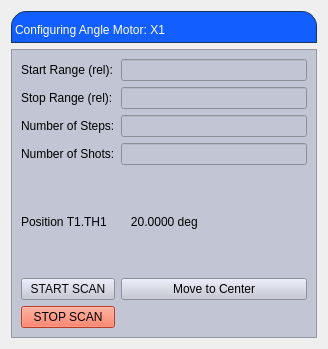
<?xml version="1.0" encoding="UTF-8"?>
<ui version="4.0">
 <class>Form</class>
 <widget class="QWidget" name="Form">
  <property name="geometry">
   <rect>
    <x>0</x>
    <y>0</y>
    <width>328</width>
    <height>349</height>
   </rect>
  </property>
  <property name="windowTitle">
   <string>Form</string>
  </property>
  <layout class="QVBoxLayout" name="verticalLayout_2">
   <item>
    <layout class="QVBoxLayout" name="verticalLayout">
     <item>
      <widget class="QLabel" name="label">
       <property name="styleSheet">
        <string notr="true">
background-color: rgb(19, 94, 255);
qproperty-alignment: AlignCenter;
border: 1px solid #FF17365D;
border-top-left-radius: 15px;
border-top-right-radius: 15px;
padding: 5 px 0 px;
color: rgb(255,255,255);
max-height: 25 px;
font-size: 14 px;
</string>
       </property>
       <property name="text">
        <string>Configuring Angle Motor: X1</string>
       </property>
      </widget>
     </item>
     <item>
      <widget class="QFrame" name="frame">
       <property name="styleSheet">
        <string notr="true">background-color: rgb(194, 197, 211);</string>
       </property>
       <property name="frameShape">
        <enum>QFrame::StyledPanel</enum>
       </property>
       <property name="frameShadow">
        <enum>QFrame::Raised</enum>
       </property>
       <layout class="QGridLayout" name="gridLayout">
        <item row="0" column="0">
         <widget class="QLabel" name="StartRange">
          <property name="text">
           <string>Start Range (rel):</string>
          </property>
         </widget>
        </item>
        <item row="0" column="1" colspan="2">
         <widget class="PyDMLineEdit" name="startLineEdit">
          <property name="toolTip">
           <string/>
          </property>
          <property name="precision" stdset="0">
           <number>0</number>
          </property>
          <property name="showUnits" stdset="0">
           <bool>false</bool>
          </property>
          <property name="precisionFromPV" stdset="0">
           <bool>true</bool>
          </property>
          <property name="alarmSensitiveContent" stdset="0">
           <bool>false</bool>
          </property>
          <property name="alarmSensitiveBorder" stdset="0">
           <bool>true</bool>
          </property>
          <property name="PyDMToolTip" stdset="0">
           <string/>
          </property>
          <property name="monitorDisp" stdset="0">
           <bool>false</bool>
          </property>
          <property name="channel" stdset="0">
           <string/>
          </property>
         </widget>
        </item>
        <item row="1" column="0">
         <widget class="QLabel" name="StopRange">
          <property name="text">
           <string>Stop Range (rel):</string>
          </property>
         </widget>
        </item>
        <item row="1" column="1" colspan="2">
         <widget class="PyDMLineEdit" name="stopLineEdit">
          <property name="toolTip">
           <string/>
          </property>
          <property name="styleSheet">
           <string notr="true">color: rgb(36, 36, 36);</string>
          </property>
          <property name="precision" stdset="0">
           <number>0</number>
          </property>
          <property name="showUnits" stdset="0">
           <bool>false</bool>
          </property>
          <property name="precisionFromPV" stdset="0">
           <bool>true</bool>
          </property>
          <property name="alarmSensitiveContent" stdset="0">
           <bool>false</bool>
          </property>
          <property name="alarmSensitiveBorder" stdset="0">
           <bool>true</bool>
          </property>
          <property name="PyDMToolTip" stdset="0">
           <string/>
          </property>
          <property name="monitorDisp" stdset="0">
           <bool>false</bool>
          </property>
          <property name="channel" stdset="0">
           <string/>
          </property>
         </widget>
        </item>
        <item row="2" column="0">
         <widget class="QLabel" name="nSteps">
          <property name="text">
           <string>Number of Steps:</string>
          </property>
         </widget>
        </item>
        <item row="2" column="1" colspan="2">
         <widget class="PyDMLineEdit" name="stepLineEdit">
          <property name="toolTip">
           <string/>
          </property>
          <property name="styleSheet">
           <string notr="true">color: rgb(15, 15, 15);</string>
          </property>
          <property name="precision" stdset="0">
           <number>0</number>
          </property>
          <property name="showUnits" stdset="0">
           <bool>true</bool>
          </property>
          <property name="precisionFromPV" stdset="0">
           <bool>true</bool>
          </property>
          <property name="alarmSensitiveContent" stdset="0">
           <bool>false</bool>
          </property>
          <property name="alarmSensitiveBorder" stdset="0">
           <bool>true</bool>
          </property>
          <property name="PyDMToolTip" stdset="0">
           <string/>
          </property>
          <property name="monitorDisp" stdset="0">
           <bool>false</bool>
          </property>
          <property name="channel" stdset="0">
           <string/>
          </property>
         </widget>
        </item>
        <item row="3" column="0">
         <widget class="QLabel" name="nShots">
          <property name="text">
           <string>Number of Shots:</string>
          </property>
         </widget>
        </item>
        <item row="3" column="1" colspan="2">
         <widget class="PyDMLineEdit" name="nShotsLineEdit"/>
        </item>
        <item row="4" column="0">
         <widget class="PyDMLabel" name="PositionLabel">
          <property name="toolTip">
           <string/>
          </property>
          <property name="lineWidth">
           <number>3</number>
          </property>
          <property name="text">
           <string>Position T1.TH1</string>
          </property>
         </widget>
        </item>
        <item row="4" column="1">
         <widget class="PyDMLabel" name="PositionRBV">
          <property name="enabled">
           <bool>true</bool>
          </property>
          <property name="toolTip">
           <string/>
          </property>
          <property name="text">
           <string>   20.0000 deg</string>
          </property>
          <property name="precision" stdset="0">
           <number>4</number>
          </property>
          <property name="showUnits" stdset="0">
           <bool>true</bool>
          </property>
          <property name="precisionFromPV" stdset="0">
           <bool>false</bool>
          </property>
          <property name="alarmSensitiveContent" stdset="0">
           <bool>false</bool>
          </property>
          <property name="alarmSensitiveBorder" stdset="0">
           <bool>true</bool>
          </property>
          <property name="PyDMToolTip" stdset="0">
           <string/>
          </property>
          <property name="channel" stdset="0">
           <string>CA://XCS:SND:T1:TH1.RBV</string>
          </property>
          <property name="enableRichText" stdset="0">
           <bool>false</bool>
          </property>
         </widget>
        </item>
        <item row="4" column="2">
         <widget class="PyDMByteIndicator" name="PyDMByteIndicator" native="true">
          <property name="font">
           <font>
            <pointsize>14</pointsize>
            <kerning>true</kerning>
           </font>
          </property>
          <property name="toolTip">
           <string/>
          </property>
          <property name="alarmSensitiveContent" stdset="0">
           <bool>false</bool>
          </property>
          <property name="alarmSensitiveBorder" stdset="0">
           <bool>true</bool>
          </property>
          <property name="PyDMToolTip" stdset="0">
           <string/>
          </property>
          <property name="channel" stdset="0">
           <string>CA://XCS:SND:T1:TH1.MOVN</string>
          </property>
          <property name="showLabels" stdset="0">
           <bool>true</bool>
          </property>
          <property name="bigEndian" stdset="0">
           <bool>false</bool>
          </property>
          <property name="circles" stdset="0">
           <bool>true</bool>
          </property>
          <property name="numBits" stdset="0">
           <number>1</number>
          </property>
          <property name="shift" stdset="0">
           <number>0</number>
          </property>
          <property name="labels" stdset="0">
           <stringlist>
            <string></string>
           </stringlist>
          </property>
         </widget>
        </item>
        <item row="5" column="0">
         <widget class="PyDMPushButton" name="startButton">
          <property name="enabled">
           <bool>true</bool>
          </property>
          <property name="sizeIncrement">
           <size>
            <width>0</width>
            <height>0</height>
           </size>
          </property>
          <property name="toolTip">
           <string/>
          </property>
          <property name="styleSheet">
           <string notr="true">color: rgb(7, 7, 7);</string>
          </property>
          <property name="text">
           <string>START SCAN</string>
          </property>
          <property name="monitorDisp" stdset="0">
           <bool>false</bool>
          </property>
          <property name="channel" stdset="0">
           <string/>
          </property>
         </widget>
        </item>
        <item row="5" column="1" colspan="2">
         <widget class="PyDMPushButton" name="moveToCenter">
          <property name="text">
           <string>Move to Center</string>
          </property>
         </widget>
        </item>
        <item row="6" column="0">
         <widget class="PyDMPushButton" name="stopButton">
          <property name="toolTip">
           <string/>
          </property>
          <property name="styleSheet">
           <string notr="true">background-color: rgb(255, 86, 52);
color: rgb(0, 0, 0);</string>
          </property>
          <property name="text">
           <string>STOP SCAN</string>
          </property>
          <property name="default">
           <bool>false</bool>
          </property>
          <property name="channel" stdset="0">
           <string/>
          </property>
          <property name="pressValue" stdset="0">
           <string>1</string>
          </property>
         </widget>
        </item>
       </layout>
      </widget>
     </item>
    </layout>
   </item>
  </layout>
 </widget>
 <customwidgets>
  <customwidget>
   <class>PyDMLabel</class>
   <extends>QLabel</extends>
   <header>pydm.widgets.label</header>
  </customwidget>
  <customwidget>
   <class>PyDMByteIndicator</class>
   <extends>QWidget</extends>
   <header>pydm.widgets.byte</header>
  </customwidget>
  <customwidget>
   <class>PyDMLineEdit</class>
   <extends>QLineEdit</extends>
   <header>pydm.widgets.line_edit</header>
  </customwidget>
  <customwidget>
   <class>PyDMPushButton</class>
   <extends>QPushButton</extends>
   <header>pydm.widgets.pushbutton</header>
  </customwidget>
 </customwidgets>
 <resources/>
 <connections/>
</ui>
